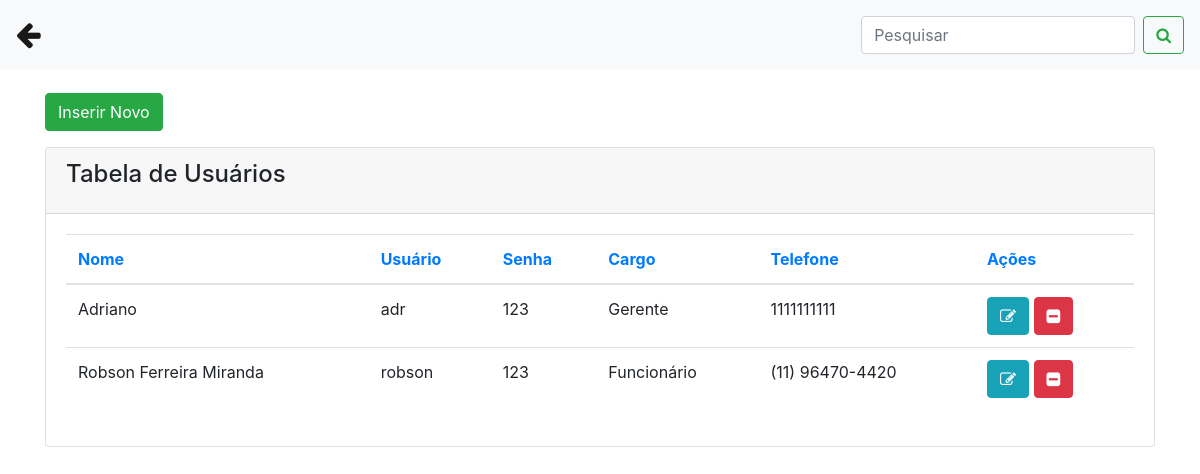
The app's page /usuarios.php with its own data.
### tables this page shows
CREATE TABLE `usuarios` (
  `id` int(11) NOT NULL,
  `nome` varchar(50) NOT NULL,
  `usuario` varchar(50) NOT NULL,
  `senha` varchar(100) NOT NULL,
  `cargo` varchar(50) NOT NULL,
  `id_funcionario` int(11) NOT NULL
);

CREATE TABLE `funcionarios` (
  `id` int(11) NOT NULL,
  `nome` varchar(50) NOT NULL,
  `cpf` varchar(50) NOT NULL,
  `telefone` varchar(20) NOT NULL,
  `endereco` varchar(50) NOT NULL,
  `cargo` varchar(50) NOT NULL,
  `data` date NOT NULL
);

### usuarios.php (the view, shortened to what this page needs)
<?php
include('conexao.php');
?>
<!DOCTYPE html>
<html>
<head>
 <link rel="stylesheet" href="https://stackpath.bootstrapcdn.com/bootstrap/4.1.3/css/bootstrap.min.css">
<link rel="stylesheet" href="https://cdnjs.cloudflare.com/ajax/libs/font-awesome/4.7.0/css/font-awesome.min.css">
</head>
<body>
  <nav class="navbar navbar-expand-lg navbar-light bg-light">
  <a class="navbar-brand" href="painel_admin.php"><big><big><i class="fa fa-arrow-left"></i></big></big></a>
  <div class="collapse navbar-collapse" id="conteudoNavbarSuportado">
    <form class="form-inline my-2 my-lg-0">
      <input name="txtpesquisar" class="form-control mr-sm-2" type="search" placeholder="Pesquisar" aria-label="Pesquisar">
      <button name="buttonPesquisar" class="btn btn-outline-success my-2 my-sm-0" type="submit"><i class="fa fa-search"></i></button>
    </form>
  </div>
</nav>
<div class="container">
      <br>
         <div class="row">
           <div class="col-sm-12">
            <button type="button" class="btn btn-success mb-3" data-toggle="modal" data-target="#modalExemplo">Inserir Novo </button>
           </div>
        </div>
          <div class="content">
            <div class="row">
              <div class="col-md-12">
                <div class="card">
                  <div class="card-header">
                    <h4 class="card-title"> Tabela de Usuários</h4>
                  </div>
                  <div class="card-body">
                    <div class="table-responsive">
                      <?php
                        if(isset($_GET['buttonPesquisar']) and $_GET['txtpesquisar'] != ''){
                          $nome = $_GET['txtpesquisar'] . '%';
                           $query = "select u.id, u.nome, u.usuario, u.senha, u.cargo, u.id_funcionario, f.telefone from usuarios as u INNER JOIN funcionarios as f ON u.id_funcionario = f.id where u.nome LIKE '$nome'  order by u.nome asc";
                        }else{
                         $query = "select u.id, u.nome, u.usuario, u.senha, u.cargo, u.id_funcionario, f.telefone from usuarios as u INNER JOIN funcionarios as f ON u.id_funcionario = f.id order by u.nome asc";
                        }
                        $result = mysqli_query($conexao, $query);
                        $row = mysqli_num_rows($result);
                        if($row == ''){
                            echo "<h3> Não existem dados cadastrados no banco </h3>";
                        }else{
                           ?>
                      <table class="table">
                        <thead class=" text-primary">
                          <th>
                            Nome
                          </th>
                          <th>
                            Usuário
                          </th>
                          <th>
                            Senha
                          </th>
                           <th>
                            Cargo
                          </th>
                            <th>
                            Telefone
                          </th>
                            <th>
                            Ações
                          </th>
                        </thead>
                        <tbody>
                         <?php
                          while($res_1 = mysqli_fetch_array($result)){
                            $nome = $res_1["nome"];
                            $telefone = $res_1["telefone"];
                            $senha = $res_1["senha"];
                            $usuario = $res_1["usuario"];
                            $cargo = $res_1["cargo"];
                            $id = $res_1["id"];
                            ?>
                            <tr>
                             <td><?php echo $nome; ?></td>
                             <td><?php echo $usuario; ?></td>
                             <td><?php echo $senha; ?></td>
                             <td><?php echo $cargo; ?></td>
                             <td><?php echo $telefone; ?></td>
                             <td>
                             <a class="btn btn-info" href="usuarios.php?func=edita&id=<?php echo $id; ?>"><i class="fa fa-pencil-square-o"></i></a>
                             <a class="btn btn-danger" href="usuarios.php?func=deleta&id=<?php echo $id; ?>"><i class="fa fa-minus-square"></i></a>
                             </td>
                            </tr>
                            <?php
                              }
                            ?>
                        </tbody>
                      </table>
                          <?php
                              }
                            ?>
                    </div>
                  </div>
                </div>
              </div>
</div>
</body>
</html>

### records on screen
usuarios: nome "Adriano", usuario "adr", senha "123", cargo "Gerente", id_funcionario.telefone "1111111111"
usuarios: nome "Robson Ferreira Miranda", usuario "robson", senha "123", cargo "Funcionário", id_funcionario.telefone "(11) 96470-4420"
